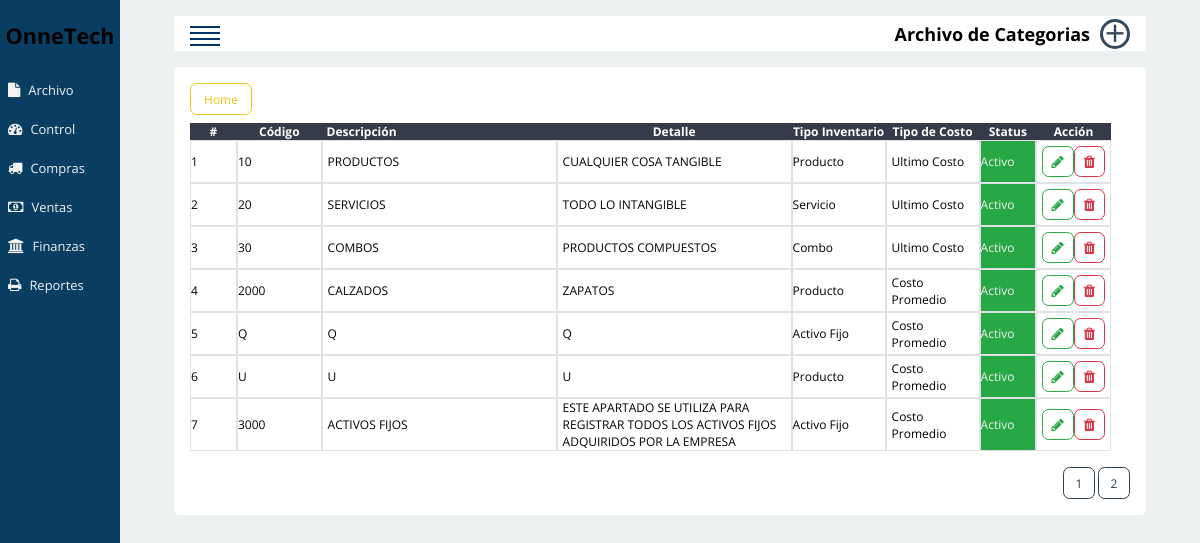
The page /departament.php on the database its author committed.
### tables this page shows
CREATE TABLE IF NOT EXISTS `fdepartament` (
  `FCT_ID` int(11) NOT NULL AUTO_INCREMENT,
  `FCT_CODE` varchar(50) DEFAULT NULL,
  `FCT_DESCRIPTION` varchar(80) DEFAULT NULL,
  `FCT_TYPEPRODC` int(1) DEFAULT NULL,
  `FCT_TYPECOST` int(1) DEFAULT NULL,
  `FCT_DETAILS` varchar(250) DEFAULT NULL,
  `FCT_CREATEDATE` date DEFAULT NULL,
  `FCT_LASTUPDATE` timestamp NULL DEFAULT CURRENT_TIMESTAMP ON UPDATE CURRENT_TIMESTAMP,
  `FCT_STATUS` int(1) DEFAULT '0',
  `FCT_USER` int(11) DEFAULT NULL,
  PRIMARY KEY (`FCT_ID`),
  KEY `FCT_CODIGO` (`FCT_CODE`)
);

### model/departament.model.php (called while the page is built, shortened)
<?php
include('controller/method.controller.php');
$ListTable = new ListData($conexion);
$Vista = $ListTable->ListResultFile($conexion, 'fdepartament','FCT_ID');
$row = count($Vista);
$numberPager = ceil(($row/ItemsPager));
include('views/departament.view.php');

### controller/template.controller.php (called while the page is built, shortened)
<?php
class LinkGroup
{
	static public function Menu(){
		include 'views/modulos/menu.php';
	}
	static public function Departament(){
		include "model/departament.model.php";
	}
}

### departament.php (called while the page is built, shortened)
<?php
require_once ('controller/template.controller.php');
LinkGroup::Departament();

### controller/method.controller.php (called while the page is built, shortened)
<?php
class ListData
{
	public function ListResultFile($conexion,$table,$order){
		$sql = "SELECT * FROM $table ORDER BY $order";
			    $ListResultFile = $conexion->prepare($sql);
			    $ListResultFile->execute();
			    $rListResultFile = $ListResultFile->fetchAll();
			    return $rListResultFile;
	}
}

### views/modulos/__files/table_departament.php (the view, shortened to what this page needs)
<div class="ContentList" id="content_list">
	<div class="TableDepartament" id="table_items">
			<div class="HeaderTable">
				<h2 class="TextCenter">#</h2>
			</div>
			<div class="HeaderTable">
				<h2 class="TextCenter">Código</h2>
			</div>
			<div class="HeaderTable">
				<h2 class="TextLeft">Descripción</h2>
			</div>
			<div class="HeaderTable">
				<h2 class="TextCenter">Detalle</h2>
			</div>
			<div class="HeaderTable">
				<h2 class="TextCenter">Tipo Inventario</h2>
			</div>
			<div class="HeaderTable">
				<h2 class="TextCenter">Tipo de Costo</h2>
			</div>
			<div class="HeaderTable">
				<h2 class="TextCenter">Status</h2>
			</div>
			<div class="HeaderTable">
				<h2 class="TextCenter">Acción</h2>
			</div>
			<?php
			foreach ($Vista as $key => $keyList): ?>
				<div class="TextCenter Border">
					<?php echo $key+1; ?>
				</div>
				<div class="TextCenter Border"><?php echo htmlspecialchars(utf8_encode($keyList['FCT_CODE'])) ?></div>
				<div  class="TextLeft Border"><?php echo htmlspecialchars(utf8_encode($keyList['FCT_DESCRIPTION'])) ?></div>
				<div  class="TextLeft Border"><?php echo htmlspecialchars(utf8_encode($keyList['FCT_DETAILS'])) ?></div>
				<div class="TextCenter Border"><?php switch ($keyList['FCT_TYPEPRODC']) {
						case 1:echo "Producto";
					break;
						case 2:echo "Servicio";
					break;
						case 3:echo "Combo";
					break;
						case 5:echo "Activo Fijo";
					break;
				}
				$keyList['FCT_TYPEPRODC'] ?></div>
				<div  class="TextLeft Border"><?php switch ($keyList['FCT_TYPECOST']) {
						case 1:echo "Costo Promedio";
					break;
						case 2:echo "Ultimo Costo";
					break;
				} ?></div>
				<div  class="TextCenter Border <?php if ($keyList['FCT_STATUS']==0) {
					echo " Estado_Inactivo";
				} else{
					echo " Estado_Activo";
				} ?>"><?php if ($keyList['FCT_STATUS']==0) {
					echo "Inactivo";
				} else{
					echo "Activo";
				} ?>
				</div>
				<div class="TextCenter Border ContentActionBtm" id="event_btn">
					<a href="#" id="<?php echo htmlspecialchars(utf8_encode($keyList['FCT_ID'])) ?>" class="Btn BtnSmTb InEdit" data="Edit"><i id="<?php echo htmlspecialchars(utf8_encode($keyList['FCT_ID'])) ?>" data="Edit" class="fa fa-pencil" aria-hidden="true"></i></a>
					<a href="#" id="<?php echo htmlspecialchars(utf8_encode($keyList['FCT_ID'])) ?>" class="Btn BtnSmTb InDanger" data="Delete"><i id="<?php echo htmlspecialchars(utf8_encode($keyList['FCT_ID'])) ?>" data="Delete" class="fa fa-trash" aria-hidden="true"></i></a>
				</div>
			<?php endforeach;?>
		</div>
	</div>
	<div class="ContentPagination" id="pagination">
		<div class="Pagination">
			<?php for ($i=0; $i < $numberPager; $i++) { ; ?>
			<a href="<?php echo Url.'departament?pag='.($i+1) ?>" class="BtnSmall BtnPagination"><span><?php echo $i+1; ?></span></a>
			 <?php };  ?>
		</div>
	</div>

### views/departament.view.php (shortened to what this page needs)
<!DOCTYPE html>
<html lang="es">
<head>
	<link rel="stylesheet" href="Public/css/font-awesome.min.css">
	<link rel="stylesheet" href="public/css/default.css">
	<link rel="stylesheet" href="public/css/departament.css">
</head>
<body>
	<main class="Content">
		<?php LinkGroup::Menu()?>
		<div class="ContentBody">
			<header class="ContentHeader">
				<a href="#" class="BtnNavBar" id="btn_nav_bar">
					<span class="LineNavBar"></span>
					<span class="LineNavBar"></span>
					<span class="LineNavBar"></span>
					<span class="LineNavBar"></span>
				</a>
				<div class="SeccionItems">
					<h2 class="Title">Archivo de Categorias</h2>
					<a id="create_record" class="BtnAdd" href="#" data="New"><span data="New">+</span></a>
				</div>
			</header>
			<div class="CustomerContent">
				<div class="BtnHomeContent">
				<a href="<?php echo(Url); ?>" class="BtnSm OutBefore"><span>Home</span></a>
				</div>
				<?php include('modulos/__files/table_departament.php') ?>
			</div>
		</div>
	</main>
</body>
</html>

### views/modulos/menu.php (shortened to what this page needs)
<div class="ClosedMenu MenuBarNav" id="menu_bar_nav">
<nav class="ContentMenu" id="menu_vertical">
	<section class="MenuItems">
		<div class="Logo">
			<section class="ContentLogo"><h1>OnneTech</h1></section>
		</div>
		<a href="#" class="BtnMenu" id="btn_menu_file"><i class="fa fa-file" aria-hidden="true"></i><span>Archivo</span></a>
		<a href="#" class="BtnMenu" id="btn_menu_control"><i class="fa fa-tachometer" aria-hidden="true"></i><span>Control</span></a>
		<a href="#" class="BtnMenu" id="btn_menu_buy"><i class="fa fa-truck" aria-hidden="true"></i><span>Compras</span></a>
		<a href="#" class="BtnMenu" id="btn_menu_sales"><i class="fa fa-money" aria-hidden="true"></i><span>Ventas</span></a>
		<a href="#" class="BtnMenu" id="btn_menu_bank"><i class="fa fa-university" aria-hidden="true"></i><span>Finanzas</span></a>
		<a href="#" class="BtnMenu" id="btn_menu_report"><i class="fa fa-print" aria-hidden="true"></i><span>Reportes</span></a>
	</section>
</nav>
</div>

### rows shown on the page
fdepartament: FCT_CODE "10", FCT_DESCRIPTION "PRODUCTOS", FCT_DETAILS "CUALQUIER COSA TANGIBLE", FCT_TYPEPRODC "Producto", FCT_TYPECOST "Ultimo Costo", FCT_STATUS "Activo"
fdepartament: FCT_CODE "20", FCT_DESCRIPTION "SERVICIOS", FCT_DETAILS "TODO LO INTANGIBLE", FCT_TYPEPRODC "Servicio", FCT_TYPECOST "Ultimo Costo", FCT_STATUS "Activo"
fdepartament: FCT_CODE "30", FCT_DESCRIPTION "COMBOS", FCT_DETAILS "PRODUCTOS COMPUESTOS", FCT_TYPEPRODC "Combo", FCT_TYPECOST "Ultimo Costo", FCT_STATUS "Activo"
fdepartament: FCT_CODE "2000", FCT_DESCRIPTION "CALZADOS", FCT_DETAILS "ZAPATOS", FCT_TYPEPRODC "Producto", FCT_TYPECOST "Costo Promedio", FCT_STATUS "Activo"
fdepartament: FCT_CODE "Q", FCT_DESCRIPTION "Q", FCT_DETAILS "Q", FCT_TYPEPRODC "Activo Fijo", FCT_TYPECOST "Costo Promedio", FCT_STATUS "Activo"
fdepartament: FCT_CODE "U", FCT_DESCRIPTION "U", FCT_DETAILS "U", FCT_TYPEPRODC "Producto", FCT_TYPECOST "Costo Promedio", FCT_STATUS "Activo"
fdepartament: FCT_CODE "3000", FCT_DESCRIPTION "ACTIVOS FIJOS", FCT_DETAILS "ESTE APARTADO SE UTILIZA PARA REGISTRAR TODOS LOS ACTIVOS FIJOS ADQUIRIDOS POR LA EMPRESA", FCT_TYPEPRODC "Activo Fijo", FCT_TYPECOST "Costo Promedio", FCT_STATUS "Activo"
